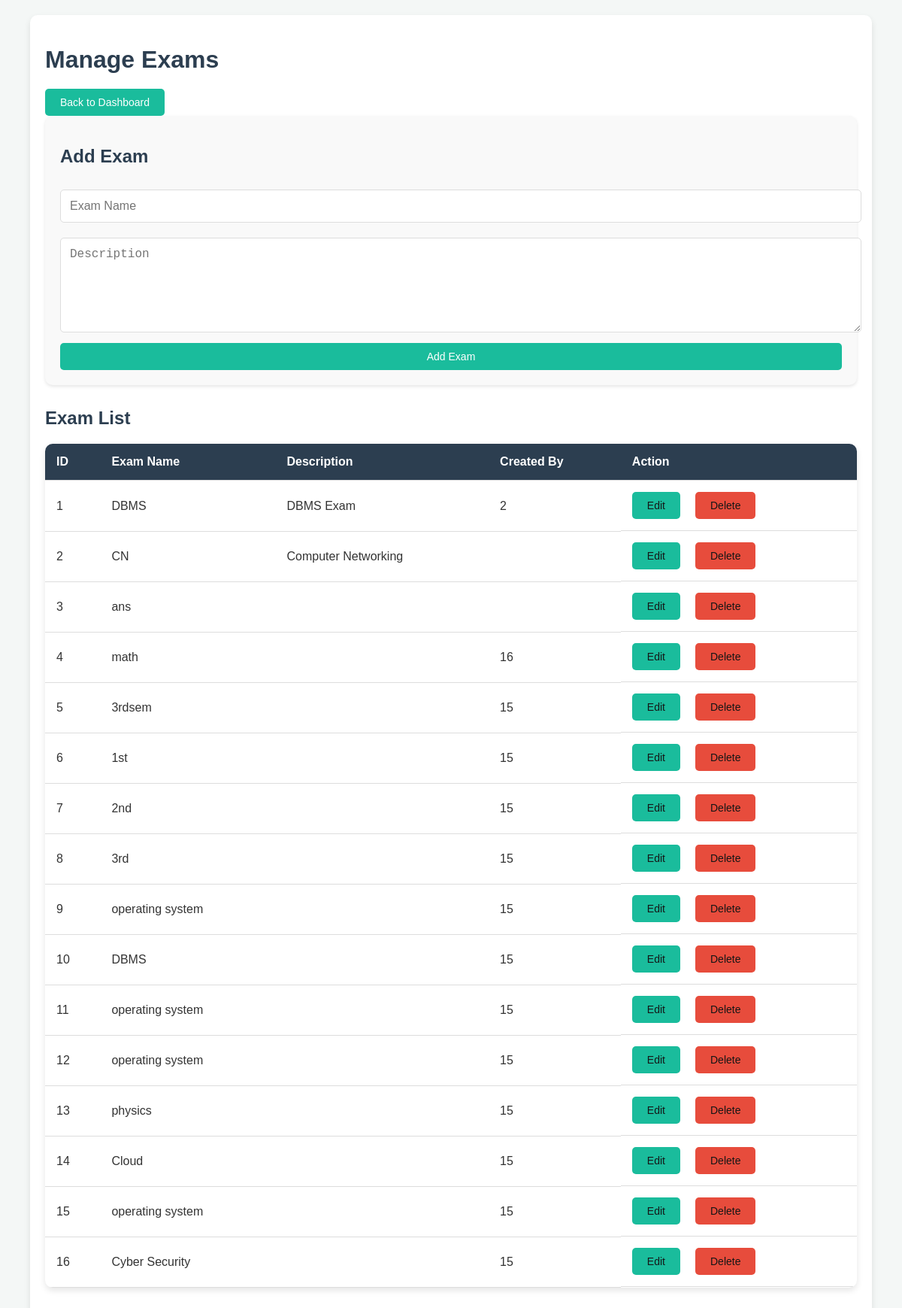
The app's page /admin/manage_exams.php (signed in) with its own data.
### tables this page shows
CREATE TABLE `exams` (
  `id` int(11) NOT NULL,
  `exam_name` varchar(100) NOT NULL,
  `description` text DEFAULT NULL,
  `created_by` int(11) DEFAULT NULL,
  `created_at` timestamp NOT NULL DEFAULT current_timestamp(),
  `retake_allowed` tinyint(1) NOT NULL DEFAULT 0,
  `schedule_time` datetime DEFAULT NULL,
  `duration` int(11) NOT NULL,
  `is_active` tinyint(1) NOT NULL DEFAULT 1,
  `total_marks` int(11) NOT NULL,
  `deleted_at` timestamp NULL DEFAULT NULL,
  `updated_at` timestamp NULL DEFAULT NULL ON UPDATE current_timestamp(),
  `exam_type` enum('practice','final') NOT NULL DEFAULT 'final'
);

### admin/manage_exams.php (the view, shortened to what this page needs)
<?php
require '../db.php';
$stmt = $conn->prepare("SELECT * FROM exams");
$stmt->execute();
$exams = $stmt->fetchAll();
?>
<!DOCTYPE html>
<html lang="en">
<head>
    <link rel="stylesheet" href="../assets/css/manage_exams.css">
</head>
<body>
    <div class="container">
        <h1>Manage Exams</h1>
        <a href="dashboard.php" class="btn">Back to Dashboard</a>
        <div class="form-container">
            <h2>Add Exam</h2>
            <form method="POST">
                <input type="text" name="exam_name" placeholder="Exam Name" required>
                <textarea name="description" placeholder="Description" required></textarea>
                <button type="submit" name="add_exam" class="btn">Add Exam</button>
            </form>
        </div>
        <h2>Exam List</h2>
        <table class="table">
            <thead>
                <tr>
                    <th>ID</th>
                    <th>Exam Name</th>
                    <th>Description</th>
                    <th>Created By</th>
                    <th>Action</th>
                </tr>
            </thead>
            <tbody>
                <?php foreach ($exams as $exam): ?>
                    <tr>
                        <td><?php echo $exam['id']; ?></td>
                        <td><?php echo $exam['exam_name']; ?></td>
                        <td><?php echo $exam['description']; ?></td>
                        <td><?php echo $exam['created_by']; ?></td>
                        <td class="action-buttons">
                            <a href="edit_exam.php?id=<?php echo $exam['id']; ?>" class="btn">Edit</a>
                            <a href="manage_exams.php?delete_exam=<?php echo $exam['id']; ?>" class="btn btn-danger" onclick="return confirm('Are you sure?')">Delete</a>
                        </td>
                    </tr>
                <?php endforeach; ?>
            </tbody>
        </table>
    </div>
</body>
</html>

### assets/css/manage_exams.css (style rules this page uses)
body { font-family: 'Arial', sans-serif; background-color: #f4f7f6; margin: 0; padding: 0; color: #333; }
.container { width: 90%; max-width: 1200px; margin: 20px auto; padding: 20px; background-color: #fff; box-shadow: 0 4px 8px rgba(0, 0, 0, 0.1); border-radius: 10px; }
h1, h2 { color: #2c3e50; margin-bottom: 20px; }
a { color: #1abc9c; text-decoration: none; transition: color 0.3s ease; }
.btn { display: inline-block; padding: 10px 20px; font-size: 14px; color: #fff; background-color: #1abc9c; border: none; border-radius: 5px; cursor: pointer; text-align: center; text-decoration: none; transition: background 0.3s ease, transform 0.2s ease; }
.btn-danger { background-color: #e74c3c; }
.form-container { background-color: #f9f9f9; padding: 20px; border-radius: 10px; box-shadow: 0 2px 4px rgba(0, 0, 0, 0.1); margin-bottom: 30px; }
form input[type="text"], form textarea { width: 100%; padding: 12px; margin: 10px 0; border: 1px solid #ddd; border-radius: 5px; font-size: 16px; transition: border-color 0.3s ease; }
form textarea { resize: vertical; min-height: 100px; }
form button { background-color: #1abc9c; color: #fff; padding: 12px 20px; border: none; border-radius: 5px; cursor: pointer; font-size: 16px; width: 100%; transition: background 0.3s ease; }
.table { width: 100%; border-collapse: collapse; margin-bottom: 20px; background-color: #fff; border-radius: 10px; overflow: hidden; box-shadow: 0 4px 8px rgba(0, 0, 0, 0.1); }
.table th, .table td { padding: 15px; text-align: left; border-bottom: 1px solid #ddd; }
.table th { background-color: #2c3e50; color: #fff; font-weight: bold; }
.table a { margin-right: 10px; text-decoration: none; color: #151616; transition: color 0.3s ease; }
.action-buttons { display: flex; gap: 10px; }

### records on screen
exams: id "1", exam_name "DBMS", description "DBMS Exam", created_by "2"
exams: id "2", exam_name "CN", description "Computer Networking"
exams: id "3", exam_name "ans"
exams: id "4", exam_name "math", created_by "16"
exams: id "5", exam_name "3rdsem", created_by "15"
exams: id "6", exam_name "1st", created_by "15"
exams: id "7", exam_name "2nd", created_by "15"
exams: id "8", exam_name "3rd", created_by "15"
exams: id "9", exam_name "operating system", created_by "15"
exams: id "10", exam_name "DBMS", created_by "15"
exams: id "11", exam_name "operating system", created_by "15"
exams: id "12", exam_name "operating system", created_by "15"
exams: id "13", exam_name "physics", created_by "15"
exams: id "14", exam_name "Cloud", created_by "15"
exams: id "15", exam_name "operating system", created_by "15"
exams: id "16", exam_name "Cyber Security", created_by "15"
